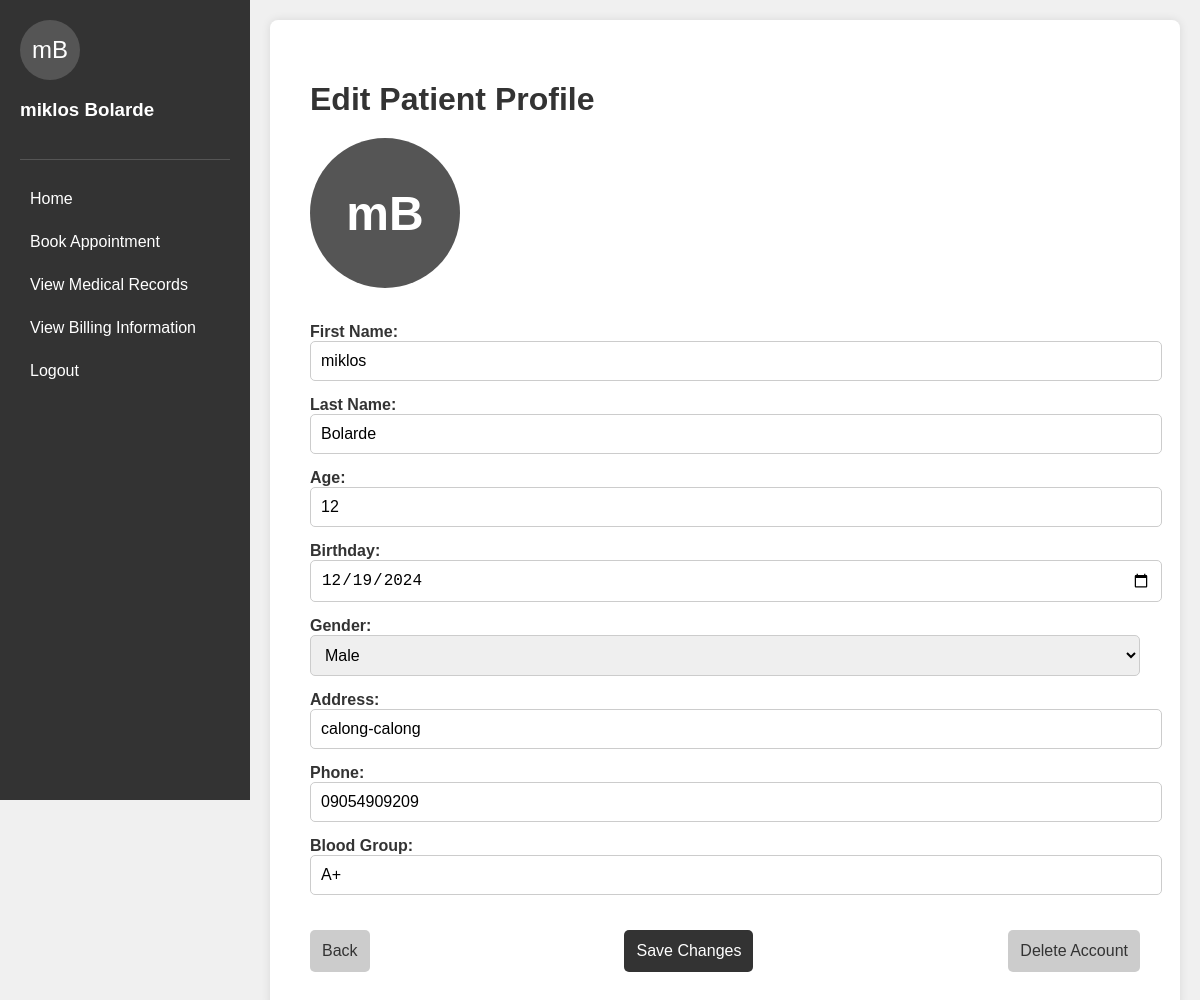
Screenshot of /patient/edit (signed in) with the database file from the repository.
### HPApp/models.py (models this page shows)
class Patient(models.Model):
    F_name = models.CharField(max_length=100)
    L_name = models.CharField(max_length=100)
    age = models.IntegerField(default=0)
    bday = models.DateField()
    gender = models.CharField(max_length=10, default='Unknown')
    address = models.CharField(max_length=100, default='N/A')
    phone = models.CharField(max_length=20, default='0000000000')
    bloodgroup = models.CharField(max_length=10, default='Unknown')
    room = models.ForeignKey('Room', on_delete=models.SET_NULL, null=True)
    profile_image = models.ImageField(upload_to='doctor_images/', default='default.jpg')
    user = models.ForeignKey(User, null=True, on_delete=models.CASCADE)

### HPApp/views.py (the view, shortened to what this page needs)
# urls.py: path('patient/edit', views.edit_patient, name='patient_edit'),
@login_required
def edit_patient(request):
    try:
        user = models.Patient.objects.get(user=request.user)
        return render(request,'edit_patient.html',{'user':user})
    except Http404:
        return redirect('patient_register')

### HPApp/templates/edit_patient.html (shortened to what this page needs)
<!DOCTYPE html>
<html lang="en">
<head>
</head>
<body>
    <div class="sidebar">
        <div class="profile">
            <div class="profile-pic">
                {% if user.profile_image != 'default.jpg' %}
                    <img src="{{ user.profile_image.url }}" alt="Patient's profile picture">
                {% else %}
                    {{ user.F_name|first }}{{ user.L_name|first }}
                {% endif %}
            </div>
            <h3>{{ user.F_name }} {{ user.L_name }}</h3>
        </div>
        <nav class="sidebar-nav">
            <a href="{% url 'patient_LP' %}">Home</a>
            <a href="{% url 'patient_book_appointment' %}">Book Appointment</a>
            <a href="{% url 'patient_med_record' %}">View Medical Records</a>
            <a href="{% url 'patient_view_billing' %}">View Billing Information</a>
            <a href="{% url 'logout' %}">Logout</a>
        </nav>
    </div>
    <div class="content">
        <h1>Edit Patient Profile</h1>
        <form method="POST" enctype="multipart/form-data">
            <div class="profile-pic-container">
                <label for="profile_image" class="profile-pic-circle" id="profile-pic-label">
                    {% if user.profile_image != 'default.jpg' %}
                        <img src="{{ user.profile_image.url }}" alt="Patient's profile picture" id="profile-pic-preview">
                    {% else %}
                        <span id="profile-pic-initials">{{ user.F_name|first }}{{ user.L_name|first }}</span>
                    {% endif %}
                </label>
            </div>
            <div>
                <label for="F_name">First Name:</label>
                <input type="text" id="F_name" name="F_name" value="{{user.F_name}}">
            </div>
            <div>
                <label for="L_name">Last Name:</label>
                <input type="text" id="L_name" name="L_name" value="{{user.L_name}}">
            </div>
            <div>
                <label for="age">Age:</label>
                <input type="number" id="age" name="age" value="{{user.age}}" >
            </div>
            <div>
                <label for="bday">Birthday:</label>
                <input type="date" id="bday" name="bday" value="{{ user.bday|date:'Y-m-d' }}" >
            </div>
            <div>
                <label for="gender">Gender:</label>
                <select id="gender" name="gender" >
                    <option value="Male" {% if user.gender == 'Male' %}selected{% endif %}>Male</option>
                </select>
            </div>
            <div>
                <label for="address">Address:</label>
                <input type="text" id="address" name="address" value="{{user.address}}">
            </div>
            <div>
                <label for="phone">Phone:</label>
                <input type="text" id="phone" name="phone" value="{{user.phone}}">
            </div>
            <div>
                <label for="bloodgroup">Blood Group:</label>
                <input type="text" id="bloodgroup" name="bloodgroup" value="{{user.bloodgroup}}">
            </div>
            <div class="button-group">
                <a href="{% url 'patient_LP' %}"><button type="button" class="back-btn">Back</button></a>
                <button type="submit">Save Changes</button>
                <a href="{% url 'delete' %}"><button type="button" class="delete-btn">Delete Account</button></a>
            </div>
        </form>
    </div>
</body>
</html>

### HPApp/templates/edit_patient.html (style rules this page uses)
body { font-family: Arial, sans-serif; margin: 0; padding: 0; display: flex; background-color: #f0f0f0; }
.sidebar { position: sticky; top: 0; height: 100vh; width: 250px; background-color: #333; color: #fff; height: 100vh; padding: 20px; box-sizing: border-box; }
.profile { text-align: left; padding-bottom: 20px; border-bottom: 1px solid #555; cursor: pointer; }
.profile-pic { width: 60px; height: 60px; border-radius: 50%; margin-bottom: 10px; background-color: #555; display: flex; align-items: center; justify-content: center; font-size: 24px; color: #fff; overflow: hidden; }
.sidebar-nav { margin-top: 20px; }
.sidebar-nav a { display: block; color: #fff; text-decoration: none; padding: 10px; margin: 5px 0; border-radius: 5px; transition: background-color 0.3s; }
.content { flex-grow: 1; padding: 40px; background-color: #fff; box-shadow: 0 0 10px rgba(0,0,0,0.1); margin: 20px; border-radius: 8px; }
h1 { color: #333; margin-bottom: 20px; }
form { display: grid; gap: 15px; }
label { font-weight: bold; color: #333; }
input, select { width: 100%; padding: 10px; border: 1px solid #ccc; border-radius: 5px; font-size: 16px; }
button { background-color: #333; color: #fff; border: none; padding: 12px; border-radius: 5px; cursor: pointer; font-size: 16px; transition: background-color 0.3s; }
.button-group { display: flex; justify-content: space-between; margin-top: 20px; }
.back-btn { background-color: #ccc; color: #333; }
.delete-btn { background-color: #ccc; color: #333; }
.profile-pic-container { width: 150px; height: 150px; margin-bottom: 20px; position: relative; cursor: pointer; }
.profile-pic-circle { width: 100%; height: 100%; border-radius: 50%; background-color: #555; display: flex; align-items: center; justify-content: center; font-size: 48px; color: #fff; overflow: hidden; }

### rows the page displays
Patient: F_name|first "m", L_name|first "B", F_name "miklos", L_name "Bolarde", age "12", bday "12/19/2024", gender "Male", address "calong-calong", phone "09054909209", bloodgroup "A+"
